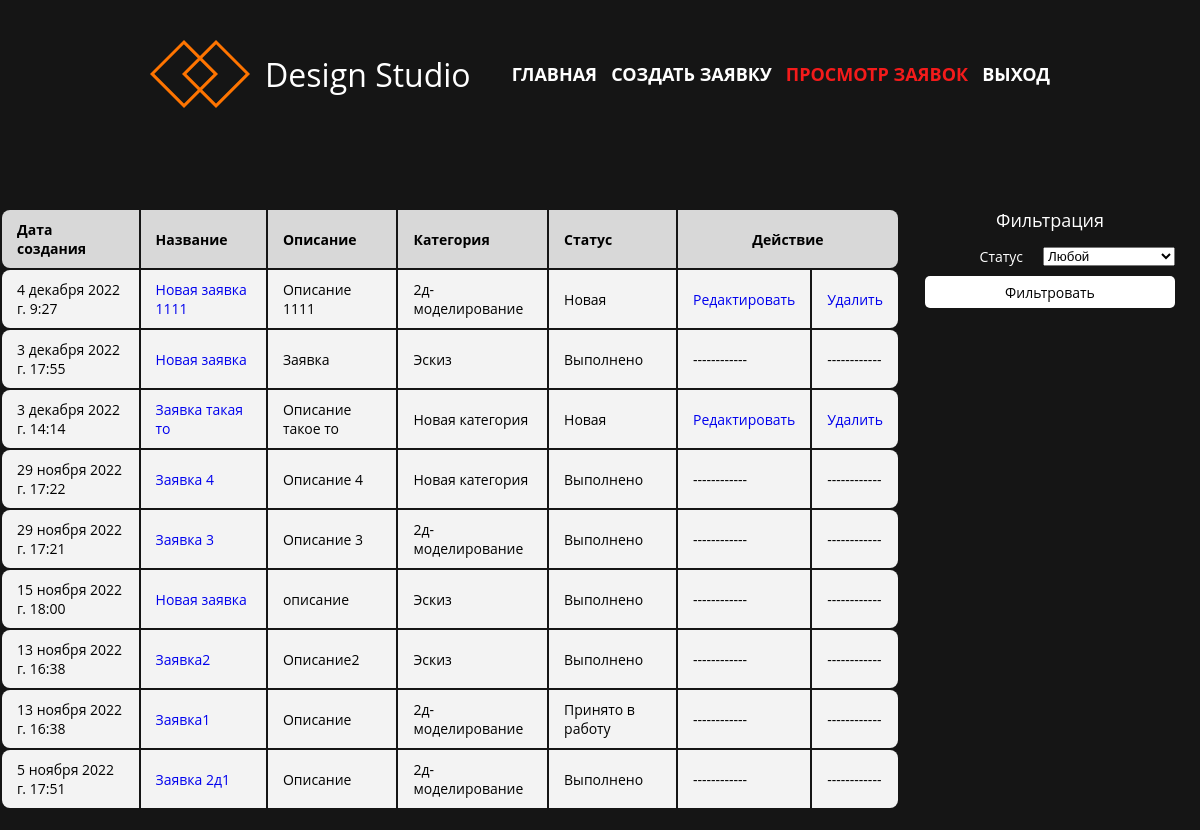
Before: /main/account/application/list/ (signed in) with the older database file.
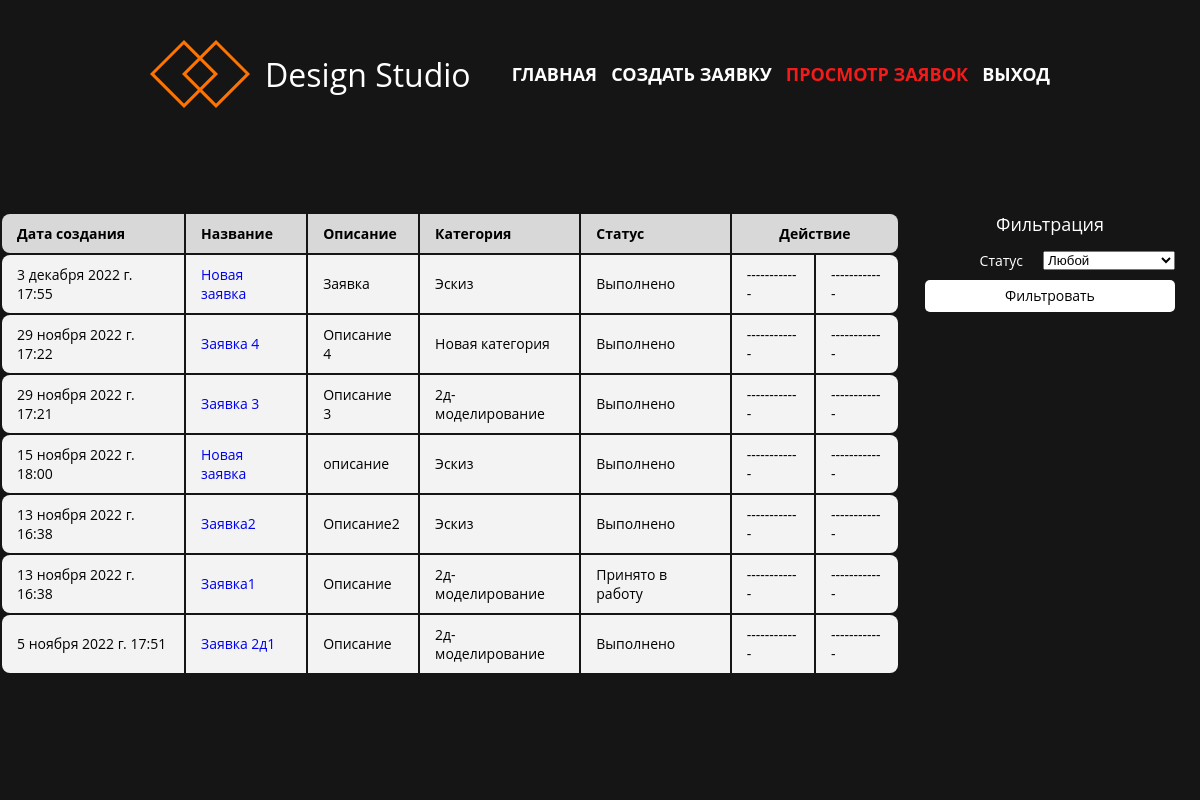
After: the same page with the newer database file.
### personal_account/models.py (models this page shows)
class Application(models.Model):
    title = models.CharField(max_length=50)
    description = models.TextField(blank=True)
    image = models.ImageField(upload_to='uploads/%Y/%m/%d/')
    time_create = models.DateTimeField(auto_now_add=True)
    cat = models.ForeignKey(Category, on_delete=models.CASCADE)
    current_user = models.ForeignKey('CustomUser', on_delete=models.CASCADE)
    APPLICATION_STATUS = (
        ('n', 'Новая'),
        ('a', 'Принято в работу'),
        ('c', 'Выполнено')
    )
    status = models.CharField(max_length=20, choices=APPLICATION_STATUS, default='n')
    def show_status_message(self):
        for elem in self.APPLICATION_STATUS:
            if self.status in elem:
                application_status_message = elem[1]
                return application_status_message

class Category(models.Model):
    title = models.CharField(max_length=25)
    def __str__(self):
        return self.title

### personal_account/views.py (the view)
# urls.py: path('list/', show_applications, name='show_applications'),
@login_required
def show_applications(request):
    if request.user.role == 'CUSTOMER':
        context = {'name_page': 'show_applications', 'form_filtering': FilterApplicationForm(), }
        if request.method == 'POST':
            if request.POST['field'][0] == 's':
                context['users_applications'] = request.user.application_set.order_by('-time_create')
                return render(request, 'personal_account/applications/show.html', context=context)
            else:
                users_applications = request.user.application_set.filter(status=request.POST['field'][0])
                context['users_applications'] = users_applications.order_by('-time_create')
                return render(request, 'personal_account/applications/show.html', context=context)
        else:
            context['users_applications'] = request.user.application_set.order_by('-time_create')
            return render(request, 'personal_account/applications/show.html', context=context)
    elif request.user.role == 'MANAGER':
        return redirect('no_access')

### personal_account/forms.py
class FilterApplicationForm(forms.Form):
    users = forms.ModelChoiceField(
        queryset=CustomUser.objects.filter(username__in=get_usernames_have_application(CustomUser.objects.all())),
        label='Пользователи',
        empty_label='Все пользователи',
        required=False
    )
    APPLICATION_STATUS = (
        ('s', 'Любой'),
        ('n', 'Новая'),
        ('a', 'Принято в работу'),
        ('c', 'Выполнено')
    )
    field = forms.ChoiceField(choices=APPLICATION_STATUS, label='Статус')

### personal_account/templates/personal_account/applications/show.html (shortened to what this page needs)
{% extends 'base.html' %}
{% block main_other %}
<div class="container">
               <div class="applications-wrapper user">
                   <div class="a-wrapper-left">
                       <table>
                           <thead>
                               <tr>
                                   <th>Дата создания</th>
                                   <th>Название</th>
                                   <th>Описание</th>
                                   <th>Категория</th>
                                   <th>Статус</th>
                                   <th colspan="2">Действие</th>
                               </tr>
                           </thead>
                           <tbody>
                               {% if users_applications %}
                                    {% for application in users_applications %}
                                        <tr>
                                            <td>{{application.time_create}}</td>
                                            <td><a href="{% url 'show_application_info' application_pk=application.pk %}">{{application.title}}</a></td>
                                            <td>{{application.description}}</td>
                                            <td>{{application.cat}}</td>
                                            <td>{{application.show_status_message}}</td>
                                            {% if application.status == 'n' %}
                                            <td><a href="{% url 'edit_application' application_pk=application.pk %}">Редактировать</a></td>
                                            <td>
                                                <a href="/" class="opener">Удалить</a>
                                            </td>
                                            {% else %}
                                            <td>------------</td>
                                            <td>------------</td>
                                            {% endif %}
                                        </tr>
                                    {% endfor %}
                               {% else %}
                                    <tr>
                                        <td>Пусто</td>
                                    </tr>
                               {% endif %}
                           </tbody>
                       </table>
                   </div>
                   <div class="a-wrapper-right">
                       <div class="form-wrapper filter">
                           <span class="form-title filter">Фильтрация</span>
                           <form action="{% url 'show_applications' %}" method="post">
                               {% for field in form_filtering %}
                               {% if request.user.role == 'CUSTOMER' %}
                                    {% if field != form_filtering.users %}
                                        <div class="form-item wrapper filter">
                                            <label class="label-select" for="{{ field.id_for_label }}">{{ field.label }}</label>
                                            {{ field }}
                                        </div>
                                    {% endif %}
                               {% elif request.user.role == 'CUSTOMER' %}
                                        <div class="form-item wrapper filter">
                                            <label class="label-select" for="{{ field.id_for_label }}">{{ field.label }}</label>
                                            {{ field }}
                                        </div>
                               {% endif %}
                               {% endfor %}
                               <input class="form-item button" type="submit" value="Фильтровать">
                           </form>
                       </div>
                   </div>
               </div>
           </div>
{% endblock %}

### personal_account/templates/base.html (shortened to what this page needs)
<!DOCTYPE html>
{% load static %}
<html lang="en">
<head>
    <link rel="stylesheet" href="{% static 'personal_account/css/normalize.css'%}">
    <link rel="stylesheet" href="{% static 'personal_account/css/header.css'%}">
    <link rel="stylesheet" href="{% static 'personal_account/css/main.css'%}">
    <link rel="stylesheet" href="{% static 'personal_account/css/footer.css'%}">
    <link rel="stylesheet" href="{% static 'personal_account/css/modal_image.css'%}">
    <link rel="stylesheet" href="{% static 'personal_account/css/style_popup.css' %}">
</head>
<body>
{% if name_page == 'main_page' %}
    <header class="header-main">
        {% include 'includes/account_nav.html' %}
        <div class="header-info">
            <h1>Design studio</h1>
            <h3>Design studio</h3>
        </div>
    </header>
    <main class="main">
        {% block main %} {% endblock %}
    </main>
    {% block other %} {% endblock %}
{% else %}
    <div class="page-structure">
        <header class="header">
            {% include 'includes/account_nav.html' %}
        </header>
        <main class="main other">
            {% block main_other %} {% endblock %}
        </main>
    </div>
{% endif %}
</body>
</html>

### personal_account/templates/includes/account_nav.html (shortened to what this page needs)
{% load static %}
           <div class="header-line">
               <div class="header-left">
                   <img class="header-logo" src="{% static 'personal_account/img/logo.png' %}" alt="logo">
                   <span class="header-text">Design Studio</span>
               </div>
               <div class="header-right">
                   <nav class="nav">
                       {% if user.is_authenticated %}
                            {% if user.role == 'CUSTOMER' %}
                                {% if name_page == 'main_page' %}
                                    <span class="nav-item">Главная</span>
                                {% else %}
                                    <a class="nav-item" href="{% url 'main_page' %}">Главная</a>
                                {% endif %}
                                {% if name_page == 'create_application' %}
                                    <span class="nav-item">Создать заявку</span>
                                {% else %}
                                    <a class="nav-item" href="{% url 'create_application' %}">Создать заявку</a>
                                {% endif %}
                                {% if name_page == 'show_applications' %}
                                    <span class="nav-item">Просмотр заявок</span>
                                {% else %}
                                    <a class="nav-item" href="{% url 'show_applications' %}">Просмотр заявок</a>
                                {% endif %}
                            {% endif %}
                            <a class="nav-item" href="{% url 'logout_page' %}">Выход</a>
                       {% endif %}
                   </nav>
               </div>
           </div>

### personal_account/static/personal_account/css/header.css (style rules this page uses)
.header { background-color: #151515; height: 130px; padding: 0 150px; }
.header-line { padding-top: 40px; display: flex; align-items: center; justify-content: space-between; }
.header-left { display: flex; align-items: center; }
.header-text { margin-left: 15px; font-size: 32px; color: #fff; text-transform: capitalize; font-weight: 500; }
.nav-item { font-size: 18px; color: #fff; text-decoration: none; text-transform: uppercase; font-weight: 700; transition: color 0.2s linear; }
.nav-item:nth-child(n + 2) { margin-left: 10px; }
span.nav-item { font-size: 18px; color: #f41b1b; text-transform: uppercase; font-weight: 700; }

### personal_account/static/personal_account/css/main.css (style rules this page uses)
.main { height: 100vh; background-color: white; }
.main.other { background-color: #151515; }
.form-wrapper { width: 500px; margin: 0 auto; margin-top: 80px; display: flex; flex-direction: column; align-items: center; }
.form-wrapper.filter { margin: 0; width: 100%; }
form { display: flex; flex-direction: column; }
.form-title { width: 300px; color: white; text-align: center; font-size: 28px; font-weight: 500; margin-bottom: 20px; }
.form-title.filter { font-size: 18px; margin-bottom: 5px; }
.form-item:not(:first-child) { margin-top: 10px; }
.form-item.wrapper { width: 100%; display: flex; align-items: flex-end; justify-content: space-between; }
.form-item.wrapper label { font-size: 14px; }
.form-item.wrapper.filter { justify-content: flex-end; }
.form-item.wrapper select { margin-left: 20px; }
.form-item .label-select { font-size: 16px; color: white; }
.form-item.button { background-color: white; border: 0; border-radius: 5px; width: 250px; height: 32px; padding: 5px 0; font-family: 'Open Sans', sans-serif; font-size: 14px; font-weight: 500; transition: all 0.2s linear; }
.applications-wrapper { margin-top: 100px; display: flex; }
.a-wrapper-left { flex-grow: 1; }
table { width: 100%; border: none; margin-bottom: 20px; }
table thead th { font-weight: bold; text-align: left; border: none; padding: 10px 15px; background: #d8d8d8; font-size: 14px; }
table thead tr th:first-child { border-radius: 8px 0 0 8px; }
table thead tr th:last-child { text-align: center; border-radius: 0 8px 8px 0; }
table tbody { background-color: #f3f3f3; }
table tbody td { text-align: left; border: none; padding: 10px 15px; font-size: 14px; }
table tbody td a { text-decoration: none; }
table tbody tr td:first-child { border-radius: 8px 0 0 8px; }
table tbody tr td:last-child { border-radius: 0 8px 8px 0; }

### personal_account/static/personal_account/css/style_popup.css (style rules this page uses)
*, *:before, *:after { padding: 0; margin: 0; box-sizing: border-box; }

Changed rows visible on the page:
removed Application: time_create "4 декабря 2022 г. 9:27", title "Новая заявка 1111", description "Описание 1111", cat "2д-моделирование", show_status_message "Новая", shows "Редактировать"
removed Application: time_create "3 декабря 2022 г. 14:14", title "Заявка такая то", description "Описание такое то", cat "Новая категория", show_status_message "Новая", shows "Редактировать"
